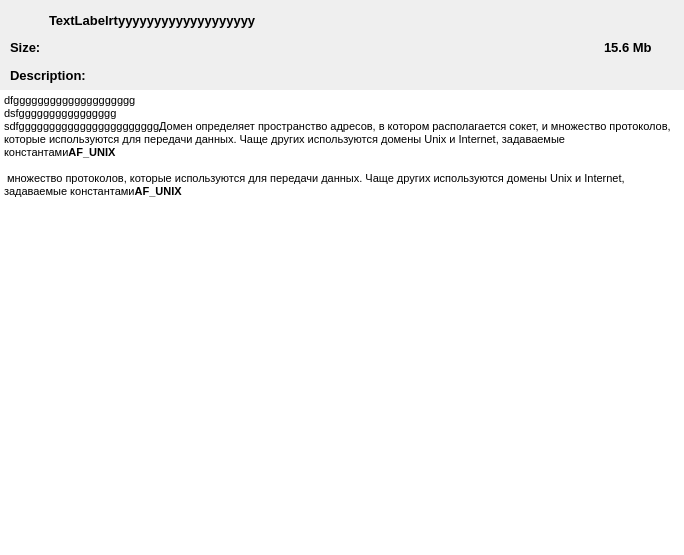
<?xml version="1.0" encoding="UTF-8"?>
<ui version="4.0">
 <class>FoundedFileForm</class>
 <widget class="QWidget" name="FoundedFileForm">
  <property name="geometry">
   <rect>
    <x>0</x>
    <y>0</y>
    <width>684</width>
    <height>555</height>
   </rect>
  </property>
  <property name="windowTitle">
   <string>Form</string>
  </property>
  <layout class="QGridLayout" name="gridLayout_2">
   <property name="leftMargin">
    <number>0</number>
   </property>
   <property name="topMargin">
    <number>0</number>
   </property>
   <property name="rightMargin">
    <number>0</number>
   </property>
   <property name="bottomMargin">
    <number>0</number>
   </property>
   <property name="spacing">
    <number>0</number>
   </property>
   <item row="0" column="0">
    <layout class="QGridLayout" name="gridLayout">
     <property name="rightMargin">
      <number>0</number>
     </property>
     <property name="spacing">
      <number>0</number>
     </property>
     <item row="0" column="3">
      <widget class="QPushButton" name="SelectedButton">
       <property name="minimumSize">
        <size>
         <width>18</width>
         <height>18</height>
        </size>
       </property>
       <property name="maximumSize">
        <size>
         <width>18</width>
         <height>18</height>
        </size>
       </property>
       <property name="text">
        <string/>
       </property>
       <property name="icon">
        <iconset resource="icons.qrc">
         <normaloff>:/Resources/Icons/selected.png</normaloff>:/Resources/Icons/selected.png</iconset>
       </property>
       <property name="iconSize">
        <size>
         <width>18</width>
         <height>18</height>
        </size>
       </property>
       <property name="flat">
        <bool>true</bool>
       </property>
      </widget>
     </item>
     <item row="2" column="2" colspan="4">
      <widget class="QLabel" name="SizeLabel">
       <property name="font">
        <font>
         <pointsize>10</pointsize>
         <weight>75</weight>
         <bold>true</bold>
        </font>
       </property>
       <property name="text">
        <string>Size:</string>
       </property>
       <property name="alignment">
        <set>Qt::AlignLeading|Qt::AlignLeft|Qt::AlignVCenter</set>
       </property>
      </widget>
     </item>
     <item row="0" column="4">
      <spacer name="horizontalSpacer_3">
       <property name="orientation">
        <enum>Qt::Horizontal</enum>
       </property>
       <property name="sizeType">
        <enum>QSizePolicy::Fixed</enum>
       </property>
       <property name="sizeHint" stdset="0">
        <size>
         <width>3</width>
         <height>20</height>
        </size>
       </property>
      </spacer>
     </item>
     <item row="0" column="2">
      <widget class="QPushButton" name="SelectButton">
       <property name="minimumSize">
        <size>
         <width>18</width>
         <height>18</height>
        </size>
       </property>
       <property name="maximumSize">
        <size>
         <width>18</width>
         <height>18</height>
        </size>
       </property>
       <property name="text">
        <string/>
       </property>
       <property name="icon">
        <iconset resource="icons.qrc">
         <normaloff>:/Resources/Icons/select.png</normaloff>:/Resources/Icons/select.png</iconset>
       </property>
       <property name="iconSize">
        <size>
         <width>18</width>
         <height>18</height>
        </size>
       </property>
       <property name="flat">
        <bool>true</bool>
       </property>
      </widget>
     </item>
     <item row="3" column="5">
      <spacer name="horizontalSpacer">
       <property name="orientation">
        <enum>Qt::Horizontal</enum>
       </property>
       <property name="sizeHint" stdset="0">
        <size>
         <width>40</width>
         <height>5</height>
        </size>
       </property>
      </spacer>
     </item>
     <item row="2" column="6">
      <widget class="QLabel" name="Size">
       <property name="font">
        <font>
         <pointsize>10</pointsize>
         <weight>75</weight>
         <bold>true</bold>
        </font>
       </property>
       <property name="text">
        <string>15.6 Mb</string>
       </property>
      </widget>
     </item>
     <item row="3" column="6">
      <spacer name="horizontalSpacer_4">
       <property name="orientation">
        <enum>Qt::Horizontal</enum>
       </property>
       <property name="sizeType">
        <enum>QSizePolicy::Fixed</enum>
       </property>
       <property name="sizeHint" stdset="0">
        <size>
         <width>80</width>
         <height>5</height>
        </size>
       </property>
      </spacer>
     </item>
     <item row="0" column="1">
      <spacer name="horizontalSpacer_2">
       <property name="orientation">
        <enum>Qt::Horizontal</enum>
       </property>
       <property name="sizeType">
        <enum>QSizePolicy::Fixed</enum>
       </property>
       <property name="sizeHint" stdset="0">
        <size>
         <width>10</width>
         <height>20</height>
        </size>
       </property>
      </spacer>
     </item>
     <item row="5" column="1" colspan="6">
      <widget class="QTextBrowser" name="Description">
       <property name="frameShape">
        <enum>QFrame::NoFrame</enum>
       </property>
       <property name="html">
        <string>&lt;!DOCTYPE HTML PUBLIC &quot;-//W3C//DTD HTML 4.0//EN&quot; &quot;http://www.w3.org/TR/REC-html40/strict.dtd&quot;&gt;
&lt;html&gt;&lt;head&gt;&lt;meta name=&quot;qrichtext&quot; content=&quot;1&quot; /&gt;&lt;style type=&quot;text/css&quot;&gt;
p, li { white-space: pre-wrap; }
&lt;/style&gt;&lt;/head&gt;&lt;body style=&quot; font-family:'MS Shell Dlg 2'; font-size:8.25pt; font-weight:400; font-style:normal;&quot;&gt;
&lt;p style=&quot; margin-top:0px; margin-bottom:0px; margin-left:0px; margin-right:0px; -qt-block-indent:0; text-indent:0px;&quot;&gt;&lt;span style=&quot; font-size:8pt;&quot;&gt;dfgggggggggggggggggggg&lt;/span&gt;&lt;/p&gt;
&lt;p style=&quot; margin-top:0px; margin-bottom:0px; margin-left:0px; margin-right:0px; -qt-block-indent:0; text-indent:0px;&quot;&gt;&lt;span style=&quot; font-size:8pt;&quot;&gt;dsfgggggggggggggggg&lt;/span&gt;&lt;/p&gt;
&lt;p style=&quot; margin-top:0px; margin-bottom:0px; margin-left:0px; margin-right:0px; -qt-block-indent:0; text-indent:0px;&quot;&gt;&lt;span style=&quot; font-size:8pt;&quot;&gt;sdfggggggggggggggggggggggg&lt;/span&gt;&lt;span style=&quot; font-family:'Verdana,Geneva,sans-serif'; font-size:8pt; color:#000000;&quot;&gt;Домен определяет пространство адресов, в котором располагается сокет, и множество протоколов, которые используются для передачи данных. Чаще других используются домены Unix и Internet, задаваемые константами&lt;/span&gt;&lt;span style=&quot; font-family:'Verdana,Geneva,sans-serif'; font-size:8pt; font-weight:600; color:#000000;&quot;&gt;AF_UNIX&lt;/span&gt;&lt;/p&gt;
&lt;p style=&quot;-qt-paragraph-type:empty; margin-top:0px; margin-bottom:0px; margin-left:0px; margin-right:0px; -qt-block-indent:0; text-indent:0px; font-family:'Verdana,Geneva,sans-serif'; font-size:8pt; font-weight:600; color:#000000;&quot;&gt;&lt;br /&gt;&lt;/p&gt;
&lt;p style=&quot; margin-top:0px; margin-bottom:0px; margin-left:0px; margin-right:0px; -qt-block-indent:0; text-indent:0px;&quot;&gt;&lt;span style=&quot; font-family:'Verdana,Geneva,sans-serif'; font-size:8pt; color:#000000;&quot;&gt; множество протоколов, которые используются для передачи данных. Чаще других используются домены Unix и Internet, задаваемые константами&lt;/span&gt;&lt;span style=&quot; font-family:'Verdana,Geneva,sans-serif'; font-size:8pt; font-weight:600; color:#000000;&quot;&gt;AF_UNIX&lt;/span&gt;&lt;/p&gt;&lt;/body&gt;&lt;/html&gt;</string>
       </property>
      </widget>
     </item>
     <item row="4" column="2" colspan="4">
      <widget class="QLabel" name="DescriptionLabel">
       <property name="minimumSize">
        <size>
         <width>0</width>
         <height>30</height>
        </size>
       </property>
       <property name="font">
        <font>
         <pointsize>10</pointsize>
         <weight>75</weight>
         <bold>true</bold>
        </font>
       </property>
       <property name="text">
        <string>Description:</string>
       </property>
       <property name="alignment">
        <set>Qt::AlignLeading|Qt::AlignLeft|Qt::AlignVCenter</set>
       </property>
      </widget>
     </item>
     <item row="4" column="6">
      <widget class="QPushButton" name="DownloadButton">
       <property name="minimumSize">
        <size>
         <width>25</width>
         <height>25</height>
        </size>
       </property>
       <property name="maximumSize">
        <size>
         <width>25</width>
         <height>25</height>
        </size>
       </property>
       <property name="text">
        <string/>
       </property>
       <property name="icon">
        <iconset resource="icons.qrc">
         <normaloff>:/Resources/Icons/Down.png</normaloff>:/Resources/Icons/Down.png</iconset>
       </property>
       <property name="iconSize">
        <size>
         <width>25</width>
         <height>25</height>
        </size>
       </property>
       <property name="flat">
        <bool>true</bool>
       </property>
      </widget>
     </item>
     <item row="0" column="5" colspan="2">
      <widget class="QLabel" name="FoundFileName">
       <property name="minimumSize">
        <size>
         <width>0</width>
         <height>40</height>
        </size>
       </property>
       <property name="maximumSize">
        <size>
         <width>16777215</width>
         <height>40</height>
        </size>
       </property>
       <property name="font">
        <font>
         <pointsize>10</pointsize>
         <weight>75</weight>
         <bold>true</bold>
        </font>
       </property>
       <property name="text">
        <string>TextLabelrtyyyyyyyyyyyyyyyyyyy</string>
       </property>
      </widget>
     </item>
    </layout>
   </item>
  </layout>
 </widget>
 <resources>
  <include location="icons.qrc"/>
 </resources>
 <connections>
  <connection>
   <sender>FoundFileName</sender>
   <signal>linkActivated(QString)</signal>
   <receiver>SelectButton</receiver>
   <slot>click()</slot>
   <hints>
    <hint type="sourcelabel">
     <x>163</x>
     <y>27</y>
    </hint>
    <hint type="destinationlabel">
     <x>17</x>
     <y>25</y>
    </hint>
   </hints>
  </connection>
 </connections>
</ui>
